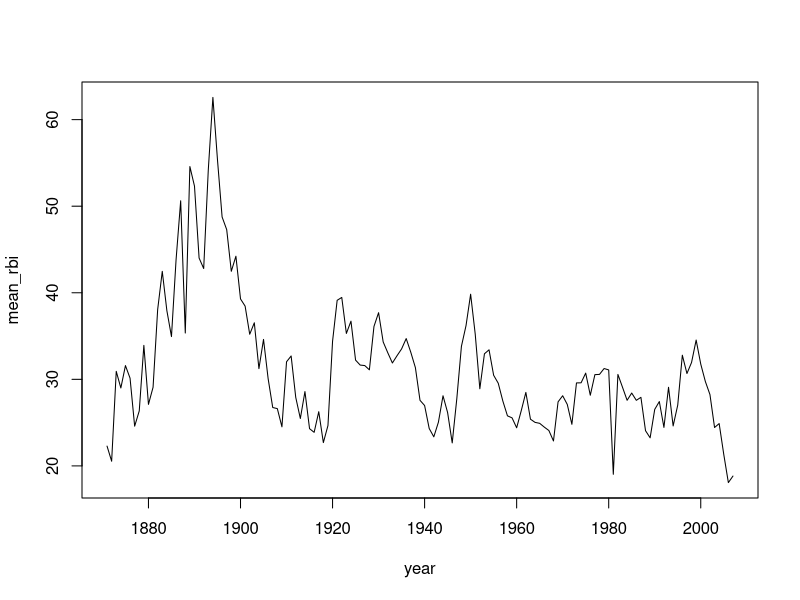

This figure's R source:
require(plyr)
dfx <- data.frame(
  group = c(rep('A', 8), rep('B', 15), rep('C', 6)),
  sex = sample(c("M", "F"), size = 29, replace = TRUE),
  age = runif(n = 29, min = 18, max = 54)
)

# Note the use of the '.' function to allow
# group and sex to be used without quoting
ddply(dfx, .(group, sex), summarize,
      mean = round(mean(age), 2),
      sd = round(sd(age), 2))

# An example using a formula for .variables
ddply(baseball[1:100,], ~ year, nrow)
# Applying two functions; nrow and ncol
ddply(baseball, .(lg), c("nrow", "ncol"))

# Calculate mean runs batted in for each year
rbi <- ddply(baseball, .(year), summarise,
             mean_rbi = mean(rbi, na.rm = TRUE))
# Plot a line chart of the result
plot(mean_rbi ~ year, type = "l", data = rbi)

# make new variable career_year based on the
# start year for each player (id)
base2 <- ddply(baseball, .(id), mutate,
               career_year = year - min(year) + 1
)